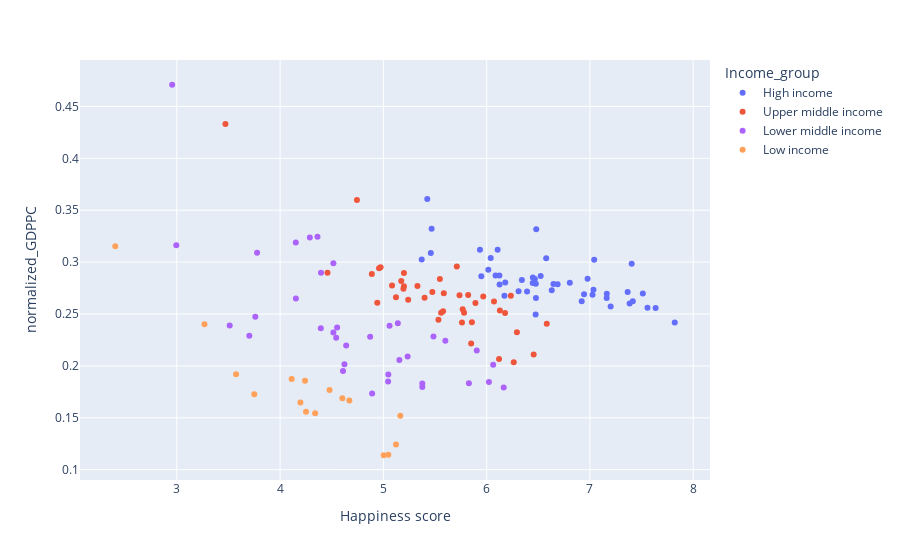

Notebook code cell kept with this figure:
### Code cell
px.scatter(merged_df_2, x="Happiness score",
           y="normalized_GDPPC",
           color="Income_group",
           hover_data="Country",).show()

### Figure 1 — Plotly figure (JSON) as saved in the notebook; plotly's stock layout.template omitted (floating-point values rounded to 4 significant figures)
{"data": [{"customdata": [["Finland"], ["Denmark"], ["Iceland"], ["Switzerland"], ["Netherlands"], ["Luxembourg"], ["Sweden"], ["Norway"], ["New Zealand"], ["Austria"], ["Australia"], ["Ireland"], ["Germany"], ["Canada"], ["United States"], ["United Kingdom"], ["Czechia"], ["Belgium"], ["France"], ["Bahrain"], ["Slovenia"], ["United Arab Emirates"], ["Saudi Arabia"], ["Singapore"], ["Romania"], ["Spain"], ["Uruguay"], ["Italy"], ["Malta"], ["Lithuania"], ["Slovakia"], ["Estonia"], ["Panama"], ["Latvia"], ["Chile"], ["Croatia"], ["Poland"], ["Kuwait"], ["Hungary"], ["Japan"], ["Portugal"], ["Greece"], ["South Korea"], ["North Cyprus"], ["Russia"], ["Hong Kong S.A.R. of China"], ["Bulgaria"]], "hovertemplate": "Income_group=High income<br>Happiness score=%{x}<br>normalized_GDPPC=%{y}<br>Country=%{customdata[0]}<extra></extra>", "legendgroup": "High income", "marker": {"color": "#636efa", "symbol": "circle"}, "mode": "markers", "name": "High income", "orientation": "v", "showlegend": true, "type": "scatter", "x": [7.821, 7.636, 7.557, 7.512, 7.415, 7.404, 7.384, 7.365, 7.2, 7.163, 7.162, 7.041, 7.034, 7.025, 6.977, 6.943, 6.92, 6.805, 6.687, 6.647, 6.63, 6.576, 6.523, 6.48, 6.477, 6.476, 6.474, 6.467, 6.447, 6.446, 6.391, 6.341, 6.309, 6.18, 6.172, 6.125, 6.123, 6.106, 6.086, 6.039, 6.016, 5.948, 5.935, 5.467, 5.459, 5.425, 5.371], "xaxis": "x", "y": [0.2419, 0.2557, 0.2562, 0.2697, 0.2623, 0.2984, 0.26, 0.2711, 0.2572, 0.2696, 0.2653, 0.3023, 0.2735, 0.2685, 0.2841, 0.2689, 0.2623, 0.2802, 0.2786, 0.2789, 0.273, 0.3038, 0.2867, 0.3316, 0.2654, 0.2792, 0.2495, 0.2837, 0.2851, 0.2799, 0.2716, 0.2828, 0.2718, 0.2803, 0.2675, 0.2784, 0.2871, 0.3118, 0.2871, 0.3039, 0.2926, 0.2863, 0.3119, 0.3321, 0.3087, 0.3607, 0.3026], "yaxis": "y"}, {"customdata": [["Costa Rica"], ["Kosovo"], ["Brazil"], ["Guatemala"], ["Kazakhstan"], ["Serbia"], ["Mexico"], ["El Salvador"], ["Mauritius"], ["Argentina"], ["Thailand"], ["Moldova"], ["Jamaica"], ["Belarus"], ["Colombia"], ["Bosnia and Herzegovina"], ["Mongolia"], ["Dominican Republic"], ["Malaysia"], ["China"], ["Paraguay"], ["Peru"], ["Montenegro"], ["Ecuador"], ["Turkmenistan"], ["Armenia"], ["Libya"], ["Indonesia"], ["North Macedonia"], ["Albania"], ["South Africa"], ["Azerbaijan"], ["Algeria"], ["Ukraine"], ["Georgia"], ["Gabon"], ["Iraq"], ["Iran"], ["Turkey"], ["Namibia"], ["Botswana"]], "hovertemplate": "Income_group=Upper middle income<br>Happiness score=%{x}<br>normalized_GDPPC=%{y}<br>Country=%{customdata[0]}<extra></extra>", "legendgroup": "Upper middle income", "marker": {"color": "#EF553B", "symbol": "circle"}, "mode": "markers", "name": "Upper middle income", "orientation": "v", "showlegend": true, "type": "scatter", "x": [6.582, 6.455, 6.293, 6.262, 6.234, 6.178, 6.128, 6.12, 6.071, 5.967, 5.891, 5.857, 5.85, 5.821, 5.781, 5.768, 5.761, 5.737, 5.711, 5.585, 5.578, 5.559, 5.547, 5.533, 5.474, 5.399, 5.33, 5.24, 5.199, 5.199, 5.194, 5.173, 5.122, 5.084, 4.973, 4.958, 4.941, 4.888, 4.744, 4.459, 3.471], "xaxis": "x", "y": [0.2407, 0.211, 0.2323, 0.2034, 0.2676, 0.2509, 0.2533, 0.2067, 0.2621, 0.2668, 0.2605, 0.242, 0.2215, 0.2682, 0.2512, 0.2545, 0.2418, 0.268, 0.2957, 0.2701, 0.2526, 0.2513, 0.2836, 0.2444, 0.2711, 0.2657, 0.2769, 0.2638, 0.2894, 0.2768, 0.2744, 0.2818, 0.2661, 0.2775, 0.295, 0.2942, 0.2609, 0.2885, 0.3598, 0.2898, 0.4331], "yaxis": "y"}, {"customdata": [["Nicaragua"], ["Uzbekistan"], ["Honduras"], ["Philippines"], ["Kyrgyzstan"], ["Bolivia"], ["Vietnam"], ["Tajikistan"], ["Nepal"], ["Ivory Coast"], ["Bangladesh"], ["Laos"], ["Morocco"], ["Cameroon"], ["Senegal"], ["Guinea"], ["Ghana"], ["Cambodia"], ["Benin"], ["Comoros"], ["Nigeria"], ["Kenya"], ["Tunisia"], ["Pakistan"], ["Eswatini, Kingdom of"], ["Myanmar"], ["Sri Lanka"], ["Egypt"], ["Mauritania"], ["Jordan"], ["India"], ["Zambia"], ["Tanzania"], ["Lesotho"], ["Zimbabwe"], ["Lebanon"]], "hovertemplate": "Income_group=Lower middle income<br>Happiness score=%{x}<br>normalized_GDPPC=%{y}<br>Country=%{customdata[0]}<extra></extra>", "legendgroup": "Lower middle income", "marker": {"color": "#ab63fa", "symbol": "circle"}, "mode": "markers", "name": "Lower middle income", "orientation": "v", "showlegend": true, "type": "scatter", "x": [6.165, 6.063, 6.022, 5.904, 5.828, 5.6, 5.485, 5.377, 5.377, 5.235, 5.155, 5.14, 5.06, 5.048, 5.046, 4.891, 4.872, 4.64, 4.623, 4.609, 4.552, 4.543, 4.516, 4.516, 4.396, 4.394, 4.362, 4.288, 4.153, 4.152, 3.777, 3.76, 3.702, 3.512, 2.995, 2.955], "xaxis": "x", "y": [0.1792, 0.2011, 0.1845, 0.2148, 0.1834, 0.2242, 0.2283, 0.1796, 0.183, 0.209, 0.2056, 0.241, 0.2387, 0.1917, 0.1849, 0.1734, 0.2281, 0.2196, 0.2015, 0.1951, 0.237, 0.2272, 0.2989, 0.2322, 0.2898, 0.2362, 0.3244, 0.3237, 0.2649, 0.3189, 0.309, 0.2474, 0.2291, 0.2389, 0.3162, 0.4709], "yaxis": "y"}, {"customdata": [["Gambia"], ["Liberia"], ["Mozambique"], ["Niger"], ["Burkina Faso"], ["Uganda"], ["Mali"], ["Madagascar"], ["Chad"], ["Ethiopia"], ["Yemen"], ["Togo"], ["Malawi"], ["Sierra Leone"], ["Rwanda"], ["Afghanistan"]], "hovertemplate": "Income_group=Low income<br>Happiness score=%{x}<br>normalized_GDPPC=%{y}<br>Country=%{customdata[0]}<extra></extra>", "legendgroup": "Low income", "marker": {"color": "#FFA15A", "symbol": "circle"}, "mode": "markers", "name": "Low income", "orientation": "v", "showlegend": true, "type": "scatter", "x": [5.164, 5.122, 5.048, 5.003, 4.67, 4.603, 4.479, 4.339, 4.251, 4.241, 4.197, 4.112, 3.75, 3.574, 3.268, 2.404], "xaxis": "x", "y": [0.152, 0.1242, 0.1145, 0.1139, 0.1668, 0.1688, 0.1768, 0.1544, 0.1557, 0.1858, 0.1646, 0.1875, 0.1728, 0.1919, 0.2402, 0.3153], "yaxis": "y"}], "layout": {"legend": {"title": {"text": "Income_group"}, "tracegroupgap": 0}, "margin": {"t": 60}, "xaxis": {"anchor": "y", "domain": [0, 1], "title": {"text": "Happiness score"}}, "yaxis": {"anchor": "x", "domain": [0, 1], "title": {"text": "normalized_GDPPC"}}}}
